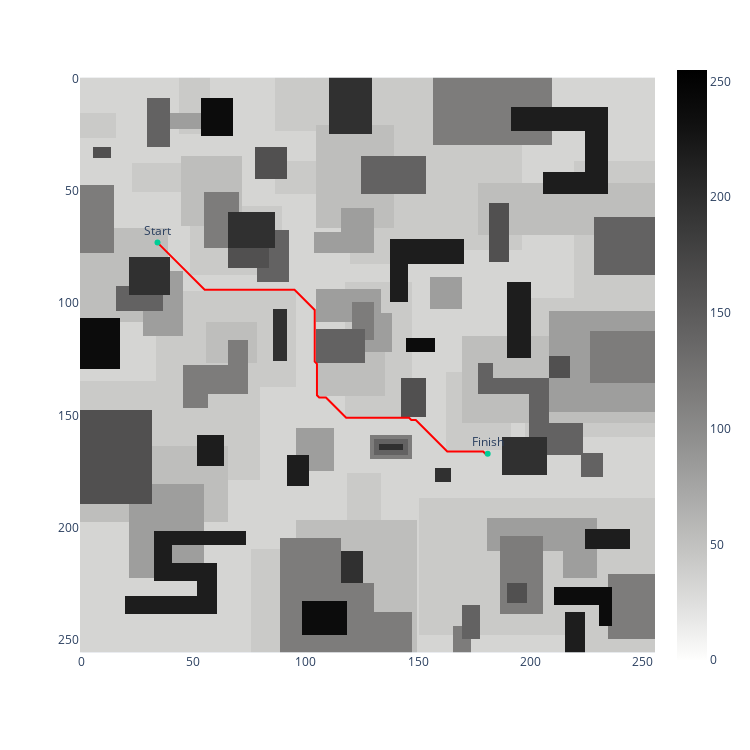

The code cell stored with this chart in its notebook:
### Code cell
import plotly.graph_objects as go
import plotly.express as px

f_out = open("../build/example/Debug/output.csv", "r")
path_x = []
path_y = []
map = []
first = True
for line in f_out.readlines():
    line = line.strip().split(",")[0:-1]
    if first:
        for raw_cell in line:
            raw_cell = raw_cell.split("-")
            path_x.append(int(raw_cell[0]))
            path_y.append(int(raw_cell[1]))
        first = False
    else:
        row = []
        for raw_cell in line:
            row.append(float(raw_cell))
        map.append(row)
#print(path_x)
#print(path_y)
f_out.close()

fig = px.imshow(map, range_color=[0,255], color_continuous_scale='gray_r', width=750, height=750)
fig.add_trace(go.Scatter(
        name="Path",
        x=path_x,
        y=path_y,
        mode="lines",
        line=go.scatter.Line(color="red"),
        showlegend=False))
fig.add_trace(go.Scatter(
    x=[path_x[0], path_x[-1]],
    y=[path_y[0], path_y[-1]],
    mode="markers+text",
    name="",
    text=["Start", "Finish"],
    textposition="top center"
))
fig.show()

### Figure 1 — Plotly figure (JSON) as saved in the notebook; plotly's stock layout.template omitted (floating-point values rounded to 4 significant figures; data arrays with more than 128 entries replaced by an {"elided": "..."} marker saying what was removed)
{"data": [{"coloraxis": "coloraxis", "hovertemplate": "x: %{x}<br>y: %{y}<br>color: %{z}<extra></extra>", "name": "0", "type": "heatmap", "xaxis": "x", "yaxis": "y", "z": {"elided": "256x256 int values"}}, {"line": {"color": "red"}, "mode": "lines", "name": "Path", "showlegend": false, "type": "scatter", "x": {"elided": "185 int values"}, "y": {"elided": "185 int values"}}, {"mode": "markers+text", "name": "", "text": ["Start", "Finish"], "textposition": "top center", "type": "scatter", "x": [34, 181], "y": [73, 167]}], "layout": {"coloraxis": {"cmax": 255, "cmin": 0, "colorscale": [[0, "rgb(254, 254, 253)"], [0.09091, "rgb(224, 224, 223)"], [0.1818, "rgb(197, 197, 195)"], [0.2727, "rgb(171, 171, 170)"], [0.3636, "rgb(146, 146, 145)"], [0.4545, "rgb(124, 123, 122)"], [0.5455, "rgb(102, 101, 101)"], [0.6364, "rgb(81, 80, 80)"], [0.7273, "rgb(59, 59, 59)"], [0.8182, "rgb(38, 38, 38)"], [0.9091, "rgb(16, 16, 16)"], [1, "rgb(0, 0, 0)"]]}, "height": 750, "margin": {"t": 60}, "width": 750, "xaxis": {"anchor": "y", "constrain": "domain", "domain": [0, 1], "scaleanchor": "y"}, "yaxis": {"anchor": "x", "autorange": "reversed", "constrain": "domain", "domain": [0, 1]}}}
